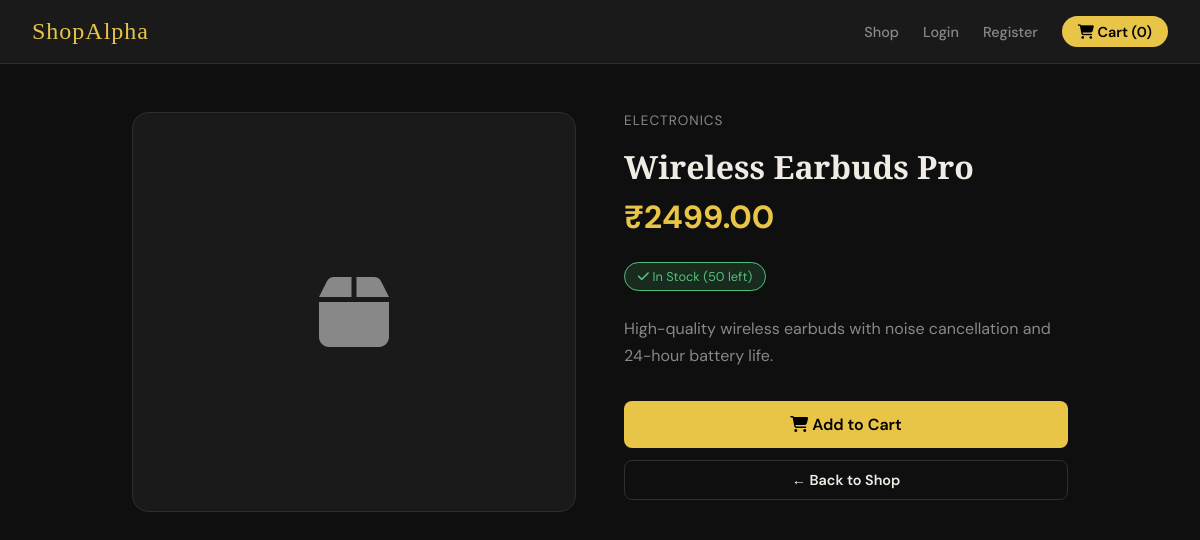
/product/wireless-earbuds-pro/, run on the app's committed database.
### store/models.py (models this page shows, shortened)
class Product(models.Model):
    category = models.ForeignKey(Category, on_delete=models.CASCADE, related_name='products')
    name = models.CharField(max_length=200)
    slug = models.SlugField(unique=True)
    description = models.TextField()
    price = models.DecimalField(max_digits=10, decimal_places=2)
    image = models.ImageField(upload_to='products/', blank=True, null=True)
    stock = models.PositiveIntegerField(default=10)
    available = models.BooleanField(default=True)
    created = models.DateTimeField(auto_now_add=True)

class Category(models.Model):
    name = models.CharField(max_length=200)
    slug = models.SlugField(unique=True)
    class Meta:
        verbose_name_plural = "Categories"

### store/views.py (the view)
# urls.py: path('product/<slug:slug>/', views.product_detail, name='product_detail'),
def product_detail(request, slug):
    product = get_object_or_404(Product, slug=slug, available=True)
    return render(request, 'store/product_detail.html', {'product': product})

### store/context_processors.py (called while the page is built)
def cart_count(request):
    cart = request.session.get('cart', {})
    count = sum(cart.values())
    return {'cart_count': count}

### templates/store/product_detail.html (shortened to what this page needs)
{% extends 'base.html' %}
{% block content %}
<div class="product-detail">
    <div class="product-detail-img">
        {% if product.image %}<img src="{{ product.image.url }}" alt="{{ product.name }}">
        {% else %}<i class="fas fa-box"></i>{% endif %}
    </div>
    <div class="product-detail-info">
        <div class="product-detail-cat">{{ product.category.name }}</div>
        <h1>{{ product.name }}</h1>
        <div class="product-detail-price">&#8377;{{ product.price }}</div>
        {% if product.stock > 0 %}<div class="stock-badge"><i class="fas fa-check"></i> In Stock ({{ product.stock }} left)</div>{% endif %}
        <p class="product-detail-desc">{{ product.description }}</p>
        <form method="post" action="/cart/add/{{ product.id }}/">
            <button type="submit" class="btn btn-primary" style="width:100%;padding:0.8rem;font-size:1rem;">
                <i class="fas fa-shopping-cart"></i> Add to Cart
            </button>
        </form>
        <a href="/" class="btn btn-outline" style="width:100%;text-align:center;margin-top:0.8rem;display:block;">
            &larr; Back to Shop
        </a>
    </div>
</div>
{% endblock %}

### templates/base.html (style rules this page uses)
:root { --bg: #0f0f0f; --surface: #1a1a1a; --surface2: #242424; --accent: #e8c547; --accent2: #f0a500; --text: #f0ece4; --muted: #888; --border: #2e2e2e; --danger: #e05252; --success: #52c07a; }
* { margin: 0; padding: 0; box-sizing: border-box; }
body { background: var(--bg); color: var(--text); font-family: 'DM Sans', sans-serif; min-height: 100vh; }
.btn { display: inline-block; padding: 0.6rem 1.4rem; border-radius: 8px; font-size: 0.9rem; font-weight: 600; cursor: pointer; border: none; text-decoration: none; transition: all 0.2s; font-family: 'DM Sans', sans-serif; }
.btn-primary { background: var(--accent); color: #000; }
.btn-outline { background: transparent; color: var(--text); border: 1px solid var(--border); }

### templates/store/product_detail.html (style rules this page uses)
.product-detail { display:grid; grid-template-columns:1fr 1fr; gap:3rem; padding:3rem 2rem; max-width:1000px; margin:0 auto; }
.product-detail-img { background:var(--surface); border:1px solid var(--border); border-radius:16px; height:400px; display:flex; align-items:center; justify-content:center; color:var(--muted); font-size:5rem; overflow:hidden; }
.product-detail-info h1 { font-family:'Playfair Display',serif; font-size:2rem; margin-bottom:0.5rem; }
.product-detail-cat { color:var(--muted); font-size:0.85rem; text-transform:uppercase; letter-spacing:1px; margin-bottom:1rem; }
.product-detail-price { font-size:2rem; color:var(--accent); font-weight:700; margin-bottom:1.5rem; }
.product-detail-desc { color:var(--muted); line-height:1.7; margin-bottom:2rem; }
.stock-badge { display:inline-block; padding:0.3rem 0.8rem; background:rgba(82,192,122,0.15); border:1px solid var(--success); color:var(--success); border-radius:20px; font-size:0.8rem; margin-bottom:1.5rem; }

### data on the page
Product: category.name "ELECTRONICS", name "Wireless Earbuds Pro", price "2499.00", stock "50", description "High-quality wireless earbuds with noise cancellation and 24-hour battery life."

### other printed values
{{ cart_count }} "0"
